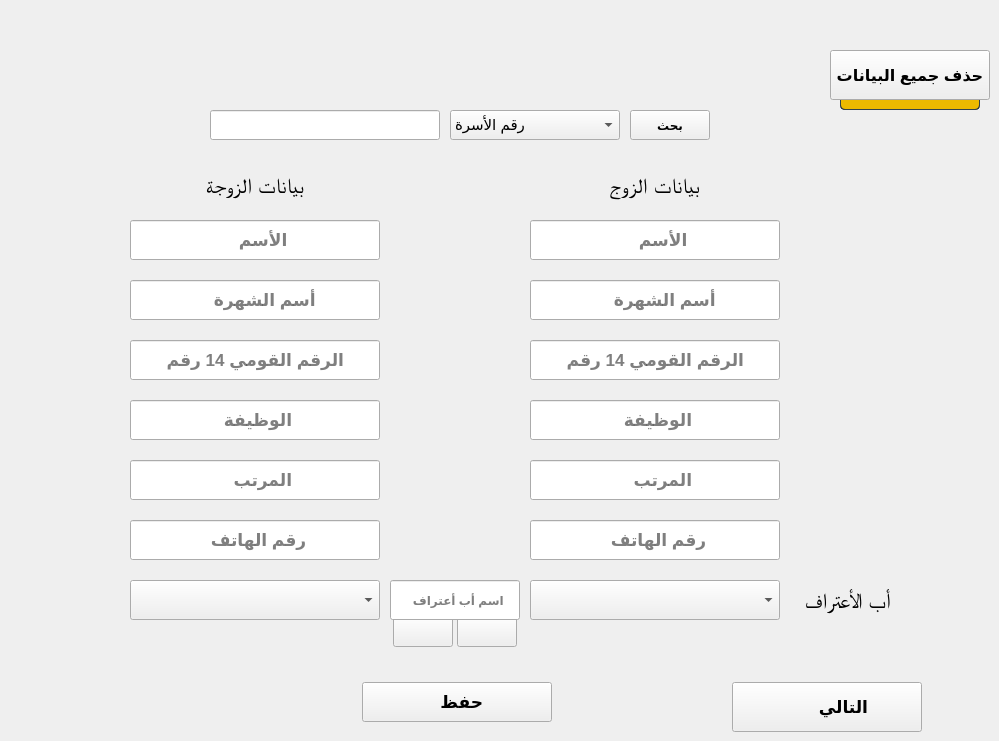
      <widget class="QWidget" name="tab_16">
       <attribute name="title">
        <string>add client</string>
       </attribute>
       <widget class="QLabel" name="label_60">
        <property name="geometry">
         <rect>
          <x>530</x>
          <y>170</y>
          <width>250</width>
          <height>30</height>
         </rect>
        </property>
        <property name="font">
         <font>
          <family>Arial Unicode MS</family>
          <pointsize>16</pointsize>
          <weight>9</weight>
          <italic>false</italic>
          <bold>false</bold>
         </font>
        </property>
        <property name="styleSheet">
         <string notr="true">font: 75 16pt &quot;Arial Unicode MS&quot;;</string>
        </property>
        <property name="text">
         <string>بيانات الزوج</string>
        </property>
        <property name="alignment">
         <set>Qt::AlignCenter</set>
        </property>
       </widget>
       <widget class="QLineEdit" name="lineEdit_42">
        <property name="geometry">
         <rect>
          <x>530</x>
          <y>340</y>
          <width>250</width>
          <height>40</height>
         </rect>
        </property>
        <property name="font">
         <font>
          <pointsize>13</pointsize>
          <weight>75</weight>
          <bold>true</bold>
         </font>
        </property>
        <property name="placeholderText">
         <string>       الرقم القومي 14 رقم</string>
        </property>
       </widget>
       <widget class="QLineEdit" name="lineEdit_43">
        <property name="geometry">
         <rect>
          <x>130</x>
          <y>460</y>
          <width>250</width>
          <height>40</height>
         </rect>
        </property>
        <property name="font">
         <font>
          <pointsize>13</pointsize>
          <weight>75</weight>
          <bold>true</bold>
         </font>
        </property>
        <property name="text">
         <string/>
        </property>
        <property name="placeholderText">
         <string>                  المرتب</string>
        </property>
       </widget>
       <widget class="QLineEdit" name="lineEdit_44">
        <property name="geometry">
         <rect>
          <x>130</x>
          <y>340</y>
          <width>250</width>
          <height>40</height>
         </rect>
        </property>
        <property name="font">
         <font>
          <pointsize>13</pointsize>
          <weight>75</weight>
          <bold>true</bold>
         </font>
        </property>
        <property name="text">
         <string/>
        </property>
        <property name="placeholderText">
         <string>       الرقم القومي 14 رقم</string>
        </property>
       </widget>
       <widget class="QLineEdit" name="lineEdit_46">
        <property name="geometry">
         <rect>
          <x>530</x>
          <y>520</y>
          <width>250</width>
          <height>40</height>
         </rect>
        </property>
        <property name="font">
         <font>
          <pointsize>13</pointsize>
          <weight>75</weight>
          <bold>true</bold>
         </font>
        </property>
        <property name="placeholderText">
         <string>               رقم الهاتف </string>
        </property>
       </widget>
       <widget class="QLineEdit" name="lineEdit_47">
        <property name="geometry">
         <rect>
          <x>130</x>
          <y>400</y>
          <width>250</width>
          <height>40</height>
         </rect>
        </property>
        <property name="font">
         <font>
          <pointsize>13</pointsize>
          <weight>75</weight>
          <bold>true</bold>
         </font>
        </property>
        <property name="text">
         <string/>
        </property>
        <property name="placeholderText">
         <string>                  الوظيفة</string>
        </property>
       </widget>
       <widget class="QLineEdit" name="lineEdit_48">
        <property name="geometry">
         <rect>
          <x>130</x>
          <y>280</y>
          <width>250</width>
          <height>40</height>
         </rect>
        </property>
        <property name="font">
         <font>
          <pointsize>13</pointsize>
          <weight>75</weight>
          <bold>true</bold>
         </font>
        </property>
        <property name="text">
         <string/>
        </property>
        <property name="placeholderText">
         <string>             أسم الشهرة </string>
        </property>
       </widget>
       <widget class="QLineEdit" name="lineEdit_49">
        <property name="geometry">
         <rect>
          <x>530</x>
          <y>220</y>
          <width>250</width>
          <height>40</height>
         </rect>
        </property>
        <property name="font">
         <font>
          <pointsize>13</pointsize>
          <weight>75</weight>
          <bold>true</bold>
         </font>
        </property>
        <property name="alignment">
         <set>Qt::AlignLeading|Qt::AlignLeft|Qt::AlignVCenter</set>
        </property>
        <property name="placeholderText">
         <string>                   الأسم </string>
        </property>
       </widget>
       <widget class="QLineEdit" name="lineEdit_50">
        <property name="geometry">
         <rect>
          <x>530</x>
          <y>280</y>
          <width>250</width>
          <height>40</height>
         </rect>
        </property>
        <property name="font">
         <font>
          <pointsize>13</pointsize>
          <weight>75</weight>
          <bold>true</bold>
         </font>
        </property>
        <property name="placeholderText">
         <string>             أسم الشهرة </string>
        </property>
       </widget>
       <widget class="QLabel" name="label_61">
        <property name="geometry">
         <rect>
          <x>130</x>
          <y>170</y>
          <width>250</width>
          <height>30</height>
         </rect>
        </property>
        <property name="font">
         <font>
          <family>Arial Unicode MS</family>
          <pointsize>16</pointsize>
          <weight>9</weight>
          <italic>false</italic>
          <bold>false</bold>
         </font>
        </property>
        <property name="styleSheet">
         <string notr="true">font: 75 16pt &quot;Arial Unicode MS&quot;;</string>
        </property>
        <property name="text">
         <string>بيانات الزوجة</string>
        </property>
        <property name="alignment">
         <set>Qt::AlignCenter</set>
        </property>
       </widget>
       <widget class="QLineEdit" name="lineEdit_51">
        <property name="geometry">
         <rect>
          <x>130</x>
          <y>220</y>
          <width>250</width>
          <height>40</height>
         </rect>
        </property>
        <property name="font">
         <font>
          <pointsize>13</pointsize>
          <weight>75</weight>
          <bold>true</bold>
         </font>
        </property>
        <property name="text">
         <string/>
        </property>
        <property name="alignment">
         <set>Qt::AlignLeading|Qt::AlignLeft|Qt::AlignVCenter</set>
        </property>
        <property name="placeholderText">
         <string>                   الأسم </string>
        </property>
       </widget>
       <widget class="QLineEdit" name="lineEdit_53">
        <property name="geometry">
         <rect>
          <x>530</x>
          <y>400</y>
          <width>250</width>
          <height>40</height>
         </rect>
        </property>
        <property name="font">
         <font>
          <pointsize>13</pointsize>
          <weight>75</weight>
          <bold>true</bold>
         </font>
        </property>
        <property name="placeholderText">
         <string>                  الوظيفة</string>
        </property>
       </widget>
       <widget class="QLineEdit" name="lineEdit_54">
        <property name="geometry">
         <rect>
          <x>530</x>
          <y>460</y>
          <width>250</width>
          <height>40</height>
         </rect>
        </property>
        <property name="font">
         <font>
          <pointsize>13</pointsize>
          <weight>75</weight>
          <bold>true</bold>
         </font>
        </property>
        <property name="placeholderText">
         <string>                  المرتب</string>
        </property>
       </widget>
       <widget class="QLineEdit" name="lineEdit_56">
        <property name="geometry">
         <rect>
          <x>130</x>
          <y>520</y>
          <width>250</width>
          <height>40</height>
         </rect>
        </property>
        <property name="font">
         <font>
          <pointsize>13</pointsize>
          <weight>75</weight>
          <bold>true</bold>
         </font>
        </property>
        <property name="text">
         <string/>
        </property>
        <property name="placeholderText">
         <string>               رقم الهاتف </string>
        </property>
       </widget>
       <widget class="QPushButton" name="pushButton_27">
        <property name="geometry">
         <rect>
          <x>732</x>
          <y>682</y>
          <width>190</width>
          <height>50</height>
         </rect>
        </property>
        <property name="font">
         <font>
          <pointsize>13</pointsize>
          <weight>75</weight>
          <bold>true</bold>
         </font>
        </property>
        <property name="layoutDirection">
         <enum>Qt::RightToLeft</enum>
        </property>
        <property name="text">
         <string>       التالي</string>
        </property>
        <property name="icon">
         <iconset resource="pics.qrc">
          <normaloff>:/ico/next.png</normaloff>:/ico/next.png</iconset>
        </property>
        <property name="iconSize">
         <size>
          <width>100</width>
          <height>46</height>
         </size>
        </property>
       </widget>
       <widget class="QLineEdit" name="lineEdit_57">
        <property name="geometry">
         <rect>
          <x>210</x>
          <y>110</y>
          <width>230</width>
          <height>30</height>
         </rect>
        </property>
        <property name="font">
         <font>
          <pointsize>15</pointsize>
          <weight>75</weight>
          <bold>true</bold>
         </font>
        </property>
       </widget>
       <widget class="QPushButton" name="pushButton_52">
        <property name="geometry">
         <rect>
          <x>630</x>
          <y>110</y>
          <width>80</width>
          <height>30</height>
         </rect>
        </property>
        <property name="font">
         <font>
          <weight>75</weight>
          <bold>true</bold>
         </font>
        </property>
        <property name="text">
         <string>بحث</string>
        </property>
       </widget>
       <widget class="QComboBox" name="comboBox_13">
        <property name="geometry">
         <rect>
          <x>450</x>
          <y>110</y>
          <width>170</width>
          <height>30</height>
         </rect>
        </property>
        <property name="font">
         <font>
          <pointsize>11</pointsize>
         </font>
        </property>
        <item>
         <property name="text">
          <string>رقم الأسرة</string>
         </property>
        </item>
        <item>
         <property name="text">
          <string>الرقم القومي للزوج</string>
         </property>
        </item>
        <item>
         <property name="text">
          <string>الرقم القومي للزوجة</string>
         </property>
        </item>
       </widget>
       <widget class="QLineEdit" name="lineEdit_79">
        <property name="geometry">
         <rect>
          <x>390</x>
          <y>580</y>
          <width>130</width>
          <height>40</height>
         </rect>
        </property>
        <property name="font">
         <font>
          <pointsize>9</pointsize>
          <weight>75</weight>
          <bold>true</bold>
         </font>
        </property>
        <property name="text">
         <string/>
        </property>
        <property name="placeholderText">
         <string>    اسم أب أعتراف</string>
        </property>
       </widget>
       <widget class="QPushButton" name="pushButton_63">
        <property name="geometry">
         <rect>
          <x>457</x>
          <y>616</y>
          <width>60</width>
          <height>31</height>
         </rect>
        </property>
        <property name="font">
         <font>
          <weight>75</weight>
          <bold>true</bold>
         </font>
        </property>
        <property name="styleSheet">
         <string notr="true">image: url(:/ico/addf.png);</string>
        </property>
        <property name="text">
         <string/>
        </property>
       </widget>
       <widget class="QComboBox" name="comboBox_17">
        <property name="geometry">
         <rect>
          <x>530</x>
          <y>580</y>
          <width>250</width>
          <height>40</height>
         </rect>
        </property>
        <property name="font">
         <font>
          <pointsize>14</pointsize>
         </font>
        </property>
        <property name="layoutDirection">
         <enum>Qt::LeftToRight</enum>
        </property>
       </widget>
       <widget class="QPushButton" name="pushButton_64">
        <property name="geometry">
         <rect>
          <x>393</x>
          <y>616</y>
          <width>60</width>
          <height>31</height>
         </rect>
        </property>
        <property name="font">
         <font>
          <weight>75</weight>
          <bold>true</bold>
         </font>
        </property>
        <property name="styleSheet">
         <string notr="true">image: url(:/ico/removef.png);</string>
        </property>
        <property name="text">
         <string/>
        </property>
       </widget>
       <widget class="QLabel" name="label_108">
        <property name="geometry">
         <rect>
          <x>790</x>
          <y>580</y>
          <width>100</width>
          <height>40</height>
         </rect>
        </property>
        <property name="font">
         <font>
          <family>Arial Unicode MS</family>
          <pointsize>16</pointsize>
          <weight>9</weight>
          <italic>false</italic>
          <bold>false</bold>
         </font>
        </property>
        <property name="styleSheet">
         <string notr="true">font: 75 16pt &quot;Arial Unicode MS&quot;;</string>
        </property>
        <property name="text">
         <string>أب الأعتراف</string>
        </property>
       </widget>
       <widget class="QComboBox" name="comboBox_18">
        <property name="geometry">
         <rect>
          <x>130</x>
          <y>580</y>
          <width>250</width>
          <height>40</height>
         </rect>
        </property>
        <property name="font">
         <font>
          <pointsize>14</pointsize>
         </font>
        </property>
        <property name="layoutDirection">
         <enum>Qt::LeftToRight</enum>
        </property>
       </widget>
       <widget class="QPushButton" name="pushButton_84">
        <property name="geometry">
         <rect>
          <x>362</x>
          <y>682</y>
          <width>190</width>
          <height>40</height>
         </rect>
        </property>
        <property name="font">
         <font>
          <pointsize>13</pointsize>
          <weight>75</weight>
          <bold>true</bold>
         </font>
        </property>
        <property name="text">
         <string>  حفظ</string>
        </property>
        <property name="icon">
         <iconset resource="pics.qrc">
          <normaloff>:/ico/save.png</normaloff>:/ico/save.png</iconset>
        </property>
        <property name="iconSize">
         <size>
          <width>31</width>
          <height>31</height>
         </size>
        </property>
       </widget>
       <widget class="QPushButton" name="pushButton_130">
        <property name="geometry">
         <rect>
          <x>830</x>
          <y>50</y>
          <width>160</width>
          <height>50</height>
         </rect>
        </property>
        <property name="font">
         <font>
          <pointsize>12</pointsize>
          <weight>75</weight>
          <bold>true</bold>
         </font>
        </property>
        <property name="text">
         <string>حذف جميع البيانات</string>
        </property>
       </widget>
       <widget class="QProgressBar" name="progressBar">
        <property name="geometry">
         <rect>
          <x>840</x>
          <y>90</y>
          <width>140</width>
          <height>20</height>
         </rect>
        </property>
        <property name="styleSheet">
         <string notr="true">QProgressBar {
  background-color: #19232D;
  border: 1px solid #32414B;
  color: #F0F0F0;
  border-radius: 4px;
  text-align: center;
}

QProgressBar:disabled {
  background-color: #19232D;
  border: 1px solid #32414B;
  color: #787878;
  border-radius: 4px;
  text-align: center;
}

QProgressBar::chunk {
  background-color:  rgb(236, 185, 0);
  color: #19232D;
  border-radius: 4px;
}

QProgressBar::chunk:disabled {
  background-color: rgb(87, 177, 255);
  color: #787878;
  border-radius: 4px;
}
</string>
        </property>
        <property name="value">
         <number>100</number>
        </property>
        <property name="format">
         <string/>
        </property>
       </widget>
       <zorder>pushButton_63</zorder>
       <zorder>pushButton_64</zorder>
       <zorder>label_60</zorder>
       <zorder>lineEdit_42</zorder>
       <zorder>lineEdit_43</zorder>
       <zorder>lineEdit_44</zorder>
       <zorder>lineEdit_46</zorder>
       <zorder>lineEdit_47</zorder>
       <zorder>lineEdit_48</zorder>
       <zorder>lineEdit_49</zorder>
       <zorder>lineEdit_50</zorder>
       <zorder>label_61</zorder>
       <zorder>lineEdit_51</zorder>
       <zorder>lineEdit_53</zorder>
       <zorder>lineEdit_54</zorder>
       <zorder>lineEdit_56</zorder>
       <zorder>pushButton_27</zorder>
       <zorder>lineEdit_57</zorder>
       <zorder>pushButton_52</zorder>
       <zorder>comboBox_13</zorder>
       <zorder>lineEdit_79</zorder>
       <zorder>comboBox_17</zorder>
       <zorder>label_108</zorder>
       <zorder>comboBox_18</zorder>
       <zorder>pushButton_84</zorder>
       <zorder>progressBar</zorder>
       <zorder>pushButton_130</zorder>
      </widget>
